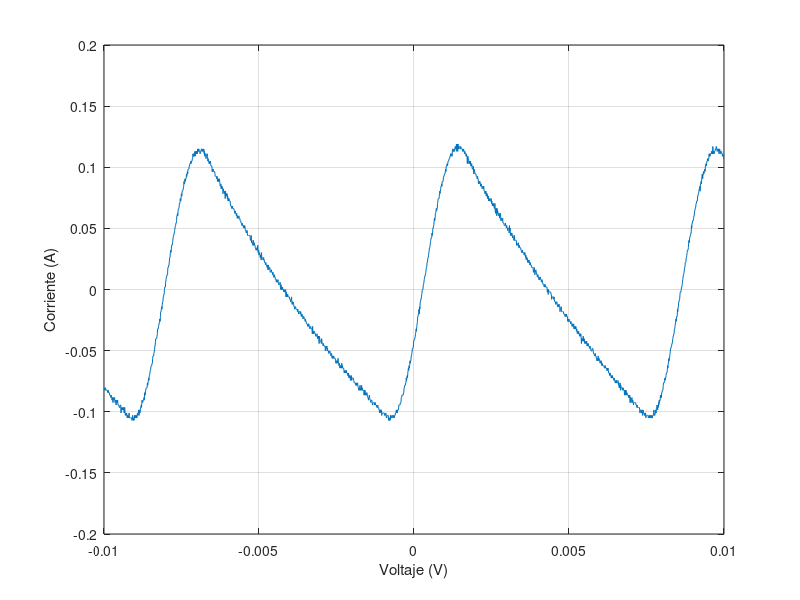

This figure's MATLAB source:
t=[-1.00E-02
-9.99E-03
-9.98E-03
-9.97E-03
-9.96E-03
-9.95E-03
-9.94E-03
-9.93E-03
-9.92E-03
-9.91E-03
-9.90E-03
-9.89E-03
-9.88E-03
-9.87E-03
-9.86E-03
-9.85E-03
-9.84E-03
-9.83E-03
-9.82E-03
-9.81E-03
-9.80E-03
-9.79E-03
-9.78E-03
-9.77E-03
-9.76E-03
-9.75E-03
-9.74E-03
-9.73E-03
-9.72E-03
-9.71E-03
-9.70E-03
-9.69E-03
-9.68E-03
-9.67E-03
-9.66E-03
-9.65E-03
-9.64E-03
-9.63E-03
-9.62E-03
-9.61E-03
-9.60E-03
-9.59E-03
-9.58E-03
-9.57E-03
-9.56E-03
-9.55E-03
-9.54E-03
-9.53E-03
-9.52E-03
-9.51E-03
-9.50E-03
-9.49E-03
-9.48E-03
-9.47E-03
-9.46E-03
-9.45E-03
-9.44E-03
-9.43E-03
-9.42E-03
-9.41E-03
-9.40E-03
-9.39E-03
-9.38E-03
-9.37E-03
-9.36E-03
-9.35E-03
-9.34E-03
-9.33E-03
-9.32E-03
-9.31E-03
-9.30E-03
-9.29E-03
-9.28E-03
-9.27E-03
-9.26E-03
-9.25E-03
-9.24E-03
-9.23E-03
-9.22E-03
-9.21E-03
-9.20E-03
-9.19E-03
-9.18E-03
-9.17E-03
-9.16E-03
-9.15E-03
-9.14E-03
-9.13E-03
-9.12E-03
-9.11E-03
-9.10E-03
-9.09E-03
-9.08E-03
-9.07E-03
-9.06E-03
-9.05E-03
-9.04E-03
-9.03E-03
-9.02E-03
-9.01E-03
-9.00E-03
-8.99E-03
-8.98E-03
-8.97E-03
-8.96E-03
-8.95E-03
-8.94E-03
-8.93E-03
-8.92E-03
-8.91E-03
-8.90E-03
-8.89E-03
-8.88E-03
-8.87E-03
-8.86E-03
-8.85E-03
-8.84E-03
-8.83E-03
-8.82E-03
-8.81E-03
-8.80E-03
-8.79E-03
-8.78E-03
-8.77E-03
-8.76E-03
-8.75E-03
-8.74E-03
-8.73E-03
-8.72E-03
-8.71E-03
-8.70E-03
-8.69E-03
-8.68E-03
-8.67E-03
-8.66E-03
-8.65E-03
-8.64E-03
-8.63E-03
-8.62E-03
-8.61E-03
-8.60E-03
-8.59E-03
-8.58E-03
-8.57E-03
-8.56E-03
-8.55E-03
-8.54E-03
-8.53E-03
-8.52E-03
-8.51E-03
-8.50E-03
-8.49E-03
-8.48E-03
-8.47E-03
-8.46E-03
-8.45E-03
-8.44E-03
-8.43E-03
-8.42E-03
-8.41E-03
-8.40E-03
-8.39E-03
-8.38E-03
-8.37E-03
-8.36E-03
-8.35E-03
-8.34E-03
-8.33E-03
-8.32E-03
-8.31E-03
-8.30E-03
-8.29E-03
-8.28E-03
-8.27E-03
-8.26E-03
-8.25E-03
-8.24E-03
-8.23E-03
-8.22E-03
-8.21E-03
-8.20E-03
-8.19E-03
-8.18E-03
-8.17E-03
-8.16E-03
-8.15E-03
-8.14E-03
-8.13E-03
-8.12E-03
-8.11E-03
-8.10E-03
-8.09E-03
-8.08E-03
-8.07E-03
-8.06E-03
-8.05E-03
-8.04E-03
-8.03E-03
-8.02E-03
-8.01E-03
-8.00E-03
-7.99E-03
-7.98E-03
-7.97E-03
-7.96E-03
-7.95E-03
-7.94E-03
-7.93E-03
-7.92E-03
-7.91E-03
-7.90E-03
-7.89E-03
-7.88E-03
-7.87E-03
-7.86E-03
-7.85E-03
-7.84E-03
-7.83E-03
-7.82E-03
-7.81E-03
-7.80E-03
-7.79E-03
-7.78E-03
-7.77E-03
-7.76E-03
-7.75E-03
-7.74E-03
-7.73E-03
-7.72E-03
-7.71E-03
-7.70E-03
-7.69E-03
-7.68E-03
-7.67E-03
-7.66E-03
-7.65E-03
-7.64E-03
-7.63E-03
-7.62E-03
-7.61E-03
-7.60E-03
-7.59E-03
-7.58E-03
-7.57E-03
-7.56E-03
-7.55E-03
-7.54E-03
-7.53E-03
-7.52E-03
-7.51E-03
-7.50E-03
-7.49E-03
-7.48E-03
-7.47E-03
-7.46E-03
-7.45E-03
-7.44E-03
-7.43E-03
-7.42E-03
-7.41E-03
-7.40E-03
-7.39E-03
-7.38E-03
-7.37E-03
-7.36E-03
-7.35E-03
-7.34E-03
-7.33E-03
-7.32E-03
-7.31E-03
-7.30E-03
-7.29E-03
-7.28E-03
-7.27E-03
-7.26E-03
-7.25E-03
-7.24E-03
-7.23E-03
-7.22E-03
-7.21E-03
-7.20E-03
-7.19E-03
-7.18E-03
-7.17E-03
-7.16E-03
-7.15E-03
-7.14E-03
-7.13E-03
-7.12E-03
-7.11E-03
-7.10E-03
-7.09E-03
-7.08E-03
-7.07E-03
-7.06E-03
-7.05E-03
-7.04E-03
-7.03E-03
-7.02E-03
-7.01E-03
-7.00E-03
-6.99E-03
-6.98E-03
-6.97E-03
-6.96E-03
-6.95E-03
-6.94E-03
-6.93E-03
-6.92E-03
-6.91E-03
-6.90E-03
-6.89E-03
-6.88E-03
-6.87E-03
-6.86E-03
-6.85E-03
-6.84E-03
-6.83E-03
-6.82E-03
-6.81E-03
-6.80E-03
-6.79E-03
-6.78E-03
-6.77E-03
-6.76E-03
-6.75E-03
-6.74E-03
-6.73E-03
-6.72E-03
-6.71E-03
-6.70E-03
-6.69E-03
-6.68E-03
-6.67E-03
-6.66E-03
-6.65E-03
-6.64E-03
-6.63E-03
-6.62E-03
-6.61E-03
-6.60E-03
-6.59E-03
-6.58E-03
-6.57E-03
-6.56E-03
-6.55E-03
-6.54E-03
-6.53E-03
-6.52E-03
-6.51E-03
-6.50E-03
-6.49E-03
-6.48E-03
-6.47E-03
-6.46E-03
-6.45E-03
-6.44E-03
-6.43E-03
-6.42E-03
-6.41E-03
-6.40E-03
-6.39E-03
-6.38E-03
-6.37E-03
-6.36E-03
-6.35E-03
-6.34E-03
-6.33E-03
-6.32E-03
-6.31E-03
-6.30E-03
-6.29E-03
-6.28E-03
-6.27E-03
-6.26E-03
-6.25E-03
-6.24E-03
-6.23E-03
-6.22E-03
-6.21E-03
-6.20E-03
-6.19E-03
-6.18E-03
-6.17E-03
-6.16E-03
-6.15E-03
-6.14E-03
-6.13E-03
-6.12E-03
-6.11E-03
-6.10E-03
-6.09E-03
-6.08E-03
-6.07E-03
-6.06E-03
-6.05E-03
-6.04E-03
-6.03E-03
-6.02E-03
-6.01E-03
-6.00E-03
-5.99E-03
-5.98E-03
-5.97E-03
-5.96E-03
-5.95E-03
-5.94E-03
-5.93E-03
-5.92E-03
-5.91E-03
-5.90E-03
-5.89E-03
-5.88E-03
-5.87E-03
-5.86E-03
-5.85E-03
-5.84E-03
-5.83E-03
-5.82E-03
-5.81E-03
-5.80E-03
-5.79E-03
-5.78E-03
-5.77E-03
-5.76E-03
-5.75E-03
-5.74E-03
-5.73E-03
-5.72E-03
-5.71E-03
-5.70E-03
-5.69E-03
-5.68E-03
-5.67E-03
-5.66E-03
-5.65E-03
-5.64E-03
-5.63E-03
-5.62E-03
-5.61E-03
-5.60E-03
-5.59E-03
-5.58E-03
-5.57E-03
-5.56E-03
-5.55E-03
-5.54E-03
-5.53E-03
-5.52E-03
-5.51E-03
-5.50E-03
-5.49E-03
-5.48E-03
-5.47E-03
-5.46E-03
-5.45E-03
-5.44E-03
-5.43E-03
-5.42E-03
-5.41E-03
-5.40E-03
-5.39E-03
-5.38E-03
-5.37E-03
-5.36E-03
-5.35E-03
-5.34E-03
-5.33E-03
-5.32E-03
-5.31E-03
-5.30E-03
-5.29E-03
-5.28E-03
-5.27E-03
-5.26E-03
-5.25E-03
-5.24E-03
-5.23E-03
-5.22E-03
-5.21E-03
-5.20E-03
-5.19E-03
-5.18E-03
-5.17E-03
-5.16E-03
-5.15E-03
-5.14E-03
-5.13E-03
-5.12E-03
-5.11E-03
-5.10E-03
-5.09E-03
-5.08E-03
-5.07E-03
-5.06E-03
-5.05E-03
-5.04E-03
-5.03E-03
-5.02E-03
-5.01E-03
-5.00E-03
-4.99E-03
-4.98E-03
-4.97E-03
-4.96E-03
-4.95E-03
-4.94E-03
-4.93E-03
-4.92E-03
-4.91E-03
-4.90E-03
-4.89E-03
-4.88E-03
-4.87E-03
-4.86E-03
-4.85E-03
-4.84E-03
-4.83E-03
-4.82E-03
-4.81E-03
-4.80E-03
-4.79E-03
-4.78E-03
-4.77E-03
-4.76E-03
-4.75E-03
-4.74E-03
-4.73E-03
-4.72E-03
-4.71E-03
-4.70E-03
-4.69E-03
-4.68E-03
-4.67E-03
-4.66E-03
-4.65E-03
-4.64E-03
-4.63E-03
-4.62E-03
-4.61E-03
-4.60E-03
-4.59E-03
-4.58E-03
-4.57E-03
-4.56E-03
-4.55E-03
-4.54E-03
-4.53E-03
-4.52E-03
-4.51E-03
-4.50E-03
-4.49E-03
-4.48E-03
-4.47E-03
-4.46E-03
-4.45E-03
-4.44E-03
-4.43E-03
-4.42E-03
-4.41E-03
-4.40E-03
-4.39E-03
-4.38E-03
-4.37E-03
-4.36E-03
-4.35E-03
-4.34E-03
-4.33E-03
-4.32E-03
-4.31E-03
-4.30E-03
-4.29E-03
-4.28E-03
-4.27E-03
-4.26E-03
-4.25E-03
-4.24E-03
-4.23E-03
-4.22E-03
-4.21E-03
-4.20E-03
-4.19E-03
-4.18E-03
-4.17E-03
-4.16E-03
-4.15E-03
-4.14E-03
-4.13E-03
-4.12E-03
-4.11E-03
-4.10E-03
-4.09E-03
-4.08E-03
-4.07E-03
-4.06E-03
-4.05E-03
-4.04E-03
-4.03E-03
-4.02E-03
-4.01E-03
-4.00E-03
-3.99E-03
-3.98E-03
-3.97E-03
-3.96E-03
-3.95E-03
-3.94E-03
-3.93E-03
-3.92E-03
-3.91E-03
-3.90E-03
-3.89E-03
-3.88E-03
-3.87E-03
-3.86E-03
-3.85E-03
-3.84E-03
-3.83E-03
-3.82E-03
-3.81E-03
-3.80E-03
-3.79E-03
-3.78E-03
-3.77E-03
-3.76E-03
-3.75E-03
-3.74E-03
-3.73E-03
-3.72E-03
-3.71E-03
-3.70E-03
-3.69E-03
-3.68E-03
-3.67E-03
-3.66E-03
-3.65E-03
-3.64E-03
-3.63E-03
-3.62E-03
-3.61E-03
-3.60E-03
-3.59E-03
-3.58E-03
-3.57E-03
-3.56E-03
-3.55E-03
-3.54E-03
-3.53E-03
-3.52E-03
-3.51E-03
-3.50E-03
-3.49E-03
-3.48E-03
-3.47E-03
-3.46E-03
-3.45E-03
-3.44E-03
-3.43E-03
-3.42E-03
-3.41E-03
-3.40E-03
-3.39E-03
-3.38E-03
-3.37E-03
-3.36E-03
-3.35E-03
-3.34E-03
-3.33E-03
-3.32E-03
-3.31E-03
-3.30E-03
-3.29E-03
-3.28E-03
-3.27E-03
-3.26E-03
-3.25E-03
-3.24E-03
-3.23E-03
-3.22E-03
-3.21E-03
-3.20E-03
-3.19E-03
-3.18E-03
-3.17E-03
-3.16E-03
-3.15E-03
-3.14E-03
-3.13E-03
-3.12E-03
-3.11E-03
-3.10E-03
-3.09E-03
-3.08E-03
-3.07E-03
-3.06E-03
-3.05E-03
-3.04E-03
-3.03E-03
-3.02E-03
-3.01E-03
-3.00E-03
-2.99E-03
-2.98E-03
-2.97E-03
-2.96E-03
-2.95E-03
-2.94E-03
-2.93E-03
-2.92E-03
-2.91E-03
-2.90E-03
-2.89E-03
-2.88E-03
-2.87E-03
-2.86E-03
-2.85E-03
-2.84E-03
-2.83E-03
-2.82E-03
-2.81E-03
-2.80E-03
-2.79E-03
-2.78E-03
-2.77E-03
-2.76E-03
-2.75E-03
-2.74E-03
-2.73E-03
-2.72E-03
-2.71E-03
-2.70E-03
-2.69E-03
-2.68E-03
-2.67E-03
-2.66E-03
-2.65E-03
-2.64E-03
-2.63E-03
-2.62E-03
-2.61E-03
-2.60E-03
-2.59E-03
-2.58E-03
-2.57E-03
-2.56E-03
-2.55E-03
-2.54E-03
-2.53E-03
-2.52E-03
-2.51E-03
-2.50E-03
-2.49E-03
-2.48E-03
-2.47E-03
-2.46E-03
-2.45E-03
-2.44E-03
-2.43E-03
-2.42E-03
-2.41E-03
-2.40E-03
-2.39E-03
-2.38E-03
-2.37E-03
-2.36E-03
-2.35E-03
-2.34E-03
-2.33E-03
-2.32E-03
-2.31E-03
-2.30E-03
-2.29E-03
-2.28E-03
-2.27E-03
-2.26E-03
-2.25E-03
-2.24E-03
-2.23E-03
-2.22E-03
-2.21E-03
-2.20E-03
-2.19E-03
-2.18E-03
-2.17E-03
-2.16E-03
-2.15E-03
-2.14E-03
-2.13E-03
-2.12E-03
-2.11E-03
-2.10E-03
-2.09E-03
-2.08E-03
-2.07E-03
-2.06E-03
-2.05E-03
-2.04E-03
-2.03E-03
-2.02E-03
-2.01E-03
-2.00E-03
-1.99E-03
-1.98E-03
-1.97E-03
-1.96E-03
-1.95E-03
-1.94E-03
-1.93E-03
-1.92E-03
-1.91E-03
-1.90E-03
-1.89E-03
-1.88E-03
-1.87E-03
-1.86E-03
-1.85E-03
-1.84E-03
-1.83E-03
-1.82E-03
-1.81E-03
-1.80E-03
-1.79E-03
-1.78E-03
-1.77E-03
-1.76E-03
-1.75E-03
-1.74E-03
-1.73E-03
-1.72E-03
-1.71E-03
-1.70E-03
-1.69E-03
-1.68E-03
-1.67E-03
-1.66E-03
-1.65E-03
-1.64E-03
-1.63E-03
-1.62E-03
-1.61E-03
-1.60E-03
-1.59E-03
-1.58E-03
-1.57E-03
-1.56E-03
-1.55E-03
-1.54E-03
-1.53E-03
-1.52E-03
-1.51E-03
-1.50E-03
-1.49E-03
-1.48E-03
-1.47E-03
-1.46E-03
-1.45E-03
-1.44E-03
-1.43E-03
-1.42E-03
-1.41E-03
-1.40E-03
-1.39E-03
-1.38E-03
-1.37E-03
-1.36E-03
-1.35E-03
-1.34E-03
-1.33E-03
-1.32E-03
-1.31E-03
-1.30E-03
-1.29E-03
-1.28E-03
-1.27E-03
-1.26E-03
-1.25E-03
-1.24E-03
-1.23E-03
-1.22E-03
-1.21E-03
-1.20E-03
-1.19E-03
-1.18E-03
-1.17E-03
-1.16E-03
-1.15E-03
-1.14E-03
-1.13E-03
-1.12E-03
-1.11E-03
-1.10E-03
-1.09E-03
-1.08E-03
-1.07E-03
-1.06E-03
-1.05E-03
-1.04E-03
-1.03E-03
-1.02E-03
-1.01E-03
-1.00E-03
-9.90E-04
-9.80E-04
-9.70E-04
-9.60E-04
-9.50E-04
-9.40E-04
-9.30E-04
-9.20E-04
-9.10E-04
-9.00E-04
-8.90E-04
-8.80E-04
-8.70E-04
-8.60E-04
-8.50E-04
-8.40E-04
-8.30E-04
-8.20E-04
-8.10E-04
-8.00E-04
-7.90E-04
-7.80E-04
-7.70E-04
-7.60E-04
-7.50E-04
-7.40E-04
-7.30E-04
-7.20E-04
-7.10E-04
-7.00E-04
-6.90E-04
-6.80E-04
-6.70E-04
-6.60E-04
-6.50E-04
-6.40E-04
-6.30E-04
-6.20E-04
-6.10E-04
-6.00E-04
-5.90E-04
-5.80E-04
-5.70E-04
-5.60E-04
-5.50E-04
-5.40E-04
-5.30E-04
-5.20E-04
-5.10E-04
-5.00E-04
-4.90E-04
-4.80E-04
-4.70E-04
-4.60E-04
-4.50E-04
-4.40E-04
-4.30E-04
-4.20E-04
-4.10E-04
-4.00E-04
-3.90E-04
-3.80E-04
-3.70E-04
-3.60E-04
-3.50E-04
-3.40E-04
-3.30E-04
-3.20E-04
-3.10E-04
-3.00E-04
-2.90E-04
-2.80E-04
-2.70E-04
-2.60E-04
-2.50E-04
-2.40E-04
-2.30E-04
-2.20E-04
-2.10E-04
-2.00E-04
-1.90E-04
-1.80E-04
-1.70E-04
-1.60E-04
-1.50E-04
-1.40E-04
-1.30E-04
-1.20E-04
-1.10E-04
-1.00E-04
-9.00E-05
-8.00E-05
-7.00E-05
-6.00E-05
-5.00E-05
-4.00E-05
-3.00E-05
-2.00E-05
-1.00E-05
0.00E+00
1.00E-05
2.00E-05
3.00E-05
4.00E-05
5.00E-05
6.00E-05
7.00E-05
8.00E-05
9.00E-05
1.00E-04
1.10E-04
1.20E-04
1.30E-04
1.40E-04
1.50E-04
1.60E-04
1.70E-04
1.80E-04
1.90E-04
2.00E-04
2.10E-04
2.20E-04
2.30E-04
2.40E-04
2.50E-04
2.60E-04
2.70E-04
2.80E-04
2.90E-04
3.00E-04
3.10E-04
3.20E-04
3.30E-04
3.40E-04
3.50E-04
3.60E-04
3.70E-04
3.80E-04
3.90E-04
4.00E-04
4.10E-04
4.20E-04
4.30E-04
4.40E-04
4.50E-04
4.60E-04
4.70E-04
4.80E-04
4.90E-04
5.00E-04
5.10E-04
5.20E-04
5.30E-04
5.40E-04
5.50E-04
5.60E-04
5.70E-04
5.80E-04
5.90E-04
6.00E-04
6.10E-04
6.20E-04
6.30E-04
6.40E-04
6.50E-04
6.60E-04
6.70E-04
6.80E-04
6.90E-04
7.00E-04
7.10E-04
7.20E-04
7.30E-04
7.40E-04
7.50E-04
7.60E-04
7.70E-04
7.80E-04
7.90E-04
8.00E-04
8.10E-04
8.20E-04
8.30E-04
8.40E-04
8.50E-04
8.60E-04
8.70E-04
8.80E-04
8.90E-04
9.00E-04
9.10E-04
9.20E-04
9.30E-04
9.40E-04
9.50E-04
9.60E-04
9.70E-04
9.80E-04
9.90E-04
1.00E-03
1.01E-03
1.02E-03
1.03E-03
1.04E-03
1.05E-03
1.06E-03
1.07E-03
1.08E-03
1.09E-03
1.10E-03
1.11E-03
1.12E-03
1.13E-03
1.14E-03
1.15E-03
1.16E-03
1.17E-03
1.18E-03
1.19E-03
1.20E-03
1.21E-03
1.22E-03
1.23E-03
1.24E-03
1.25E-03
1.26E-03
1.27E-03
1.28E-03
1.29E-03
1.30E-03
1.31E-03
1.32E-03
1.33E-03
1.34E-03
1.35E-03
1.36E-03
1.37E-03
1.38E-03
1.39E-03
1.40E-03
1.41E-03
1.42E-03
1.43E-03
1.44E-03
1.45E-03
1.46E-03
1.47E-03
1.48E-03
1.49E-03
1.50E-03
1.51E-03
1.52E-03
1.53E-03
1.54E-03
1.55E-03
1.56E-03
1.57E-03
1.58E-03
1.59E-03
1.60E-03
1.61E-03
1.62E-03
1.63E-03
1.64E-03
1.65E-03
1.66E-03
1.67E-03
1.68E-03
1.69E-03
1.70E-03
1.71E-03
1.72E-03
1.73E-03
1.74E-03
1.75E-03
1.76E-03
1.77E-03
1.78E-03
1.79E-03
1.80E-03
1.81E-03
1.82E-03
1.83E-03
1.84E-03
1.85E-03
1.86E-03
1.87E-03
1.88E-03
1.89E-03
1.90E-03
1.91E-03
1.92E-03
1.93E-03
1.94E-03
1.95E-03
1.96E-03
1.97E-03
1.98E-03
1.99E-03
2.00E-03
2.01E-03
2.02E-03
2.03E-03
2.04E-03
2.05E-03
2.06E-03
2.07E-03
2.08E-03
2.09E-03
2.10E-03
2.11E-03
2.12E-03
2.13E-03
2.14E-03
2.15E-03
2.16E-03
2.17E-03
2.18E-03
2.19E-03
2.20E-03
2.21E-03
2.22E-03
2.23E-03
2.24E-03
2.25E-03
2.26E-03
2.27E-03
2.28E-03
2.29E-03
2.30E-03
2.31E-03
2.32E-03
2.33E-03
2.34E-03
2.35E-03
2.36E-03
2.37E-03
2.38E-03
2.39E-03
2.40E-03
2.41E-03
2.42E-03
2.43E-03
2.44E-03
2.45E-03
2.46E-03
2.47E-03
2.48E-03
2.49E-03
2.50E-03
2.51E-03
2.52E-03
2.53E-03
2.54E-03
2.55E-03
2.56E-03
2.57E-03
2.58E-03
2.59E-03
2.60E-03
2.61E-03
2.62E-03
2.63E-03
2.64E-03
2.65E-03
2.66E-03
2.67E-03
2.68E-03
2.69E-03
2.70E-03
2.71E-03
2.72E-03
2.73E-03
2.74E-03
2.75E-03
2.76E-03
2.77E-03
2.78E-03
2.79E-03
2.80E-03
2.81E-03
2.82E-03
2.83E-03
2.84E-03
2.85E-03
2.86E-03
2.87E-03
2.88E-03
2.89E-03
2.90E-03
2.91E-03
2.92E-03
2.93E-03
2.94E-03
2.95E-03
2.96E-03
2.97E-03
2.98E-03
2.99E-03
3.00E-03
3.01E-03
3.02E-03
3.03E-03
3.04E-03
3.05E-03
3.06E-03
3.07E-03
3.08E-03
3.09E-03
3.10E-03
3.11E-03
3.12E-03
3.13E-03
3.14E-03
3.15E-03
3.16E-03
3.17E-03
3.18E-03
3.19E-03
3.20E-03
3.21E-03
3.22E-03
3.23E-03
3.24E-03
3.25E-03
3.26E-03
3.27E-03
3.28E-03
3.29E-03
3.30E-03
3.31E-03
3.32E-03
3.33E-03
3.34E-03
3.35E-03
3.36E-03
3.37E-03
3.38E-03
3.39E-03
3.40E-03
3.41E-03
3.42E-03
3.43E-03
3.44E-03
3.45E-03
3.46E-03
3.47E-03
3.48E-03
3.49E-03
3.50E-03
3.51E-03
3.52E-03
3.53E-03
3.54E-03
3.55E-03
3.56E-03
3.57E-03
3.58E-03
3.59E-03
3.60E-03
3.61E-03
3.62E-03
3.63E-03
3.64E-03
3.65E-03
3.66E-03
3.67E-03
3.68E-03
3.69E-03
3.70E-03
3.71E-03
3.72E-03
3.73E-03
3.74E-03
3.75E-03
3.76E-03
3.77E-03
3.78E-03
3.79E-03
3.80E-03
3.81E-03
3.82E-03
3.83E-03
3.84E-03
3.85E-03
3.86E-03
3.87E-03
3.88E-03
3.89E-03
3.90E-03
3.91E-03
3.92E-03
3.93E-03
3.94E-03
3.95E-03
3.96E-03
3.97E-03
3.98E-03
3.99E-03
4.00E-03
4.01E-03
4.02E-03
4.03E-03
4.04E-03
4.05E-03
4.06E-03
4.07E-03
4.08E-03
4.09E-03
4.10E-03
4.11E-03
4.12E-03
4.13E-03
4.14E-03
4.15E-03
4.16E-03
4.17E-03
4.18E-03
4.19E-03
4.20E-03
4.21E-03
4.22E-03
4.23E-03
4.24E-03
4.25E-03
4.26E-03
4.27E-03
4.28E-03
4.29E-03
4.30E-03
4.31E-03
4.32E-03
4.33E-03
4.34E-03
4.35E-03
4.36E-03
4.37E-03
4.38E-03
4.39E-03
4.40E-03
4.41E-03
4.42E-03
4.43E-03
4.44E-03
4.45E-03
4.46E-03
4.47E-03
4.48E-03
4.49E-03
4.50E-03
4.51E-03
4.52E-03
4.53E-03
4.54E-03
4.55E-03
4.56E-03
4.57E-03
4.58E-03
4.59E-03
4.60E-03
4.61E-03
4.62E-03
4.63E-03
4.64E-03
4.65E-03
4.66E-03
4.67E-03
4.68E-03
4.69E-03
4.70E-03
4.71E-03
4.72E-03
4.73E-03
4.74E-03
4.75E-03
4.76E-03
4.77E-03
4.78E-03
4.79E-03
4.80E-03
4.81E-03
4.82E-03
4.83E-03
4.84E-03
4.85E-03
4.86E-03
4.87E-03
4.88E-03
4.89E-03
4.90E-03
4.91E-03
4.92E-03
4.93E-03
4.94E-03
4.95E-03
4.96E-03
4.97E-03
4.98E-03
4.99E-03
5.00E-03
5.01E-03
5.02E-03
5.03E-03
5.04E-03
5.05E-03
5.06E-03
5.07E-03
5.08E-03
5.09E-03
5.10E-03
5.11E-03
5.12E-03
5.13E-03
5.14E-03
5.15E-03
5.16E-03
5.17E-03
5.18E-03
5.19E-03
5.20E-03
5.21E-03
5.22E-03
5.23E-03
5.24E-03
5.25E-03
5.26E-03
5.27E-03
5.28E-03
5.29E-03
5.30E-03
5.31E-03
5.32E-03
5.33E-03
5.34E-03
5.35E-03
5.36E-03
5.37E-03
5.38E-03
5.39E-03
5.40E-03
5.41E-03
5.42E-03
5.43E-03
5.44E-03
5.45E-03
5.46E-03
5.47E-03
5.48E-03
5.49E-03
5.50E-03
5.51E-03
5.52E-03
5.53E-03
5.54E-03
5.55E-03
5.56E-03
5.57E-03
5.58E-03
5.59E-03
5.60E-03
5.61E-03
5.62E-03
5.63E-03
5.64E-03
5.65E-03
5.66E-03
5.67E-03
5.68E-03
5.69E-03
5.70E-03
5.71E-03
5.72E-03
5.73E-03
5.74E-03
5.75E-03
5.76E-03
5.77E-03
5.78E-03
5.79E-03
5.80E-03
5.81E-03
5.82E-03
5.83E-03
5.84E-03
5.85E-03
5.86E-03
5.87E-03
5.88E-03
5.89E-03
5.90E-03
5.91E-03
5.92E-03
5.93E-03
5.94E-03
5.95E-03
5.96E-03
5.97E-03
5.98E-03
5.99E-03
6.00E-03
6.01E-03
6.02E-03
6.03E-03
6.04E-03
6.05E-03
6.06E-03
6.07E-03
6.08E-03
6.09E-03
6.10E-03
6.11E-03
6.12E-03
6.13E-03
6.14E-03
6.15E-03
6.16E-03
6.17E-03
6.18E-03
6.19E-03
6.20E-03
6.21E-03
6.22E-03
6.23E-03
6.24E-03
6.25E-03
6.26E-03
6.27E-03
6.28E-03
6.29E-03
6.30E-03
6.31E-03
6.32E-03
6.33E-03
6.34E-03
6.35E-03
6.36E-03
6.37E-03
6.38E-03
6.39E-03
6.40E-03
6.41E-03
6.42E-03
6.43E-03
6.44E-03
6.45E-03
6.46E-03
6.47E-03
6.48E-03
6.49E-03
6.50E-03
6.51E-03
6.52E-03
6.53E-03
6.54E-03
6.55E-03
6.56E-03
6.57E-03
6.58E-03
6.59E-03
6.60E-03
6.61E-03
6.62E-03
6.63E-03
6.64E-03
6.65E-03
6.66E-03
6.67E-03
6.68E-03
6.69E-03
6.70E-03
6.71E-03
6.72E-03
6.73E-03
6.74E-03
6.75E-03
6.76E-03
6.77E-03
6.78E-03
6.79E-03
6.80E-03
6.81E-03
6.82E-03
6.83E-03
6.84E-03
6.85E-03
6.86E-03
6.87E-03
6.88E-03
6.89E-03
6.90E-03
6.91E-03
6.92E-03
6.93E-03
6.94E-03
6.95E-03
6.96E-03
6.97E-03
6.98E-03
6.99E-03
7.00E-03
7.01E-03
7.02E-03
7.03E-03
7.04E-03
7.05E-03
7.06E-03
7.07E-03
7.08E-03
7.09E-03
7.10E-03
7.11E-03
7.12E-03
7.13E-03
7.14E-03
7.15E-03
7.16E-03
7.17E-03
7.18E-03
7.19E-03
7.20E-03
7.21E-03
7.22E-03
7.23E-03
7.24E-03
7.25E-03
7.26E-03
7.27E-03
7.28E-03
7.29E-03
7.30E-03
7.31E-03
7.32E-03
7.33E-03
7.34E-03
7.35E-03
7.36E-03
7.37E-03
7.38E-03
7.39E-03
7.40E-03
7.41E-03
7.42E-03
7.43E-03
7.44E-03
7.45E-03
7.46E-03
7.47E-03
7.48E-03
7.49E-03
7.50E-03
7.51E-03
7.52E-03
7.53E-03
7.54E-03
7.55E-03
7.56E-03
7.57E-03
7.58E-03
7.59E-03
7.60E-03
7.61E-03
7.62E-03
7.63E-03
7.64E-03
7.65E-03
7.66E-03
7.67E-03
7.68E-03
7.69E-03
7.70E-03
7.71E-03
7.72E-03
7.73E-03
7.74E-03
7.75E-03
7.76E-03
7.77E-03
7.78E-03
7.79E-03
7.80E-03
7.81E-03
7.82E-03
7.83E-03
7.84E-03
7.85E-03
7.86E-03
7.87E-03
7.88E-03
7.89E-03
7.90E-03
7.91E-03
7.92E-03
7.93E-03
7.94E-03
7.95E-03
7.96E-03
7.97E-03
7.98E-03
7.99E-03
8.00E-03
8.01E-03
8.02E-03
8.03E-03
8.04E-03
8.05E-03
8.06E-03
8.07E-03
8.08E-03
8.09E-03
8.10E-03
8.11E-03
8.12E-03
8.13E-03
8.14E-03
8.15E-03
8.16E-03
8.17E-03
8.18E-03
8.19E-03
8.20E-03
8.21E-03
8.22E-03
8.23E-03
8.24E-03
8.25E-03
8.26E-03
8.27E-03
8.28E-03
8.29E-03
8.30E-03
8.31E-03
8.32E-03
8.33E-03
8.34E-03
8.35E-03
8.36E-03
8.37E-03
8.38E-03
8.39E-03
8.40E-03
8.41E-03
8.42E-03
8.43E-03
8.44E-03
8.45E-03
8.46E-03
8.47E-03
8.48E-03
8.49E-03
8.50E-03
8.51E-03
8.52E-03
8.53E-03
8.54E-03
8.55E-03
8.56E-03
8.57E-03
8.58E-03
8.59E-03
8.60E-03
8.61E-03
8.62E-03
8.63E-03
8.64E-03
8.65E-03
8.66E-03
8.67E-03
8.68E-03
8.69E-03
8.70E-03
8.71E-03
8.72E-03
8.73E-03
8.74E-03
8.75E-03
8.76E-03
8.77E-03
8.78E-03
8.79E-03
8.80E-03
8.81E-03
8.82E-03
8.83E-03
8.84E-03
8.85E-03
8.86E-03
8.87E-03
8.88E-03
8.89E-03
8.90E-03
8.91E-03
8.92E-03
8.93E-03
8.94E-03
8.95E-03
8.96E-03
8.97E-03
8.98E-03
8.99E-03
9.00E-03
9.01E-03
9.02E-03
9.03E-03
9.04E-03
9.05E-03
9.06E-03
9.07E-03
9.08E-03
9.09E-03
9.10E-03
9.11E-03
9.12E-03
9.13E-03
9.14E-03
9.15E-03
9.16E-03
9.17E-03
9.18E-03
9.19E-03
9.20E-03
9.21E-03
9.22E-03
9.23E-03
9.24E-03
9.25E-03
9.26E-03
9.27E-03
9.28E-03
9.29E-03
9.30E-03
9.31E-03
9.32E-03
9.33E-03
9.34E-03
9.35E-03
9.36E-03
9.37E-03
9.38E-03
9.39E-03
9.40E-03
9.41E-03
9.42E-03
9.43E-03
9.44E-03
9.45E-03
9.46E-03
9.47E-03
9.48E-03
9.49E-03
9.50E-03
9.51E-03
9.52E-03
9.53E-03
9.54E-03
9.55E-03
9.56E-03
9.57E-03
9.58E-03
9.59E-03
9.60E-03
9.61E-03
9.62E-03
9.63E-03
9.64E-03
9.65E-03
9.66E-03
9.67E-03
9.68E-03
9.69E-03
9.70E-03
9.71E-03
9.72E-03
9.73E-03
9.74E-03
9.75E-03
9.76E-03
9.77E-03
9.78E-03
9.79E-03
9.80E-03
9.81E-03
9.82E-03
9.83E-03
9.84E-03
9.85E-03
9.86E-03
9.87E-03
9.88E-03
9.89E-03
9.90E-03
9.91E-03
9.92E-03
9.93E-03
9.94E-03
9.95E-03
9.96E-03
9.97E-03
9.98E-03
9.99E-03];
x=[-8.04E-02
-8.04E-02
-8.24E-02
-8.24E-02
-8.04E-02
-8.04E-02
-8.24E-02
-8.24E-02
-8.24E-02
-8.24E-02
-8.24E-02
-8.24E-02
-8.44E-02
-8.44E-02
-8.24E-02
-8.44E-02
-8.44E-02
-8.44E-02
-8.64E-02
-8.64E-02
-8.64E-02
-8.64E-02
-8.84E-02
-8.64E-02
-8.84E-02
-8.84E-02
-9.05E-02
-8.84E-02
-8.84E-02
-9.25E-02
-8.84E-02
-9.05E-02
-9.05E-02
-8.84E-02
-8.84E-02
-9.05E-02
-9.25E-02
-9.05E-02
-9.25E-02
-9.45E-02
-9.25E-02
-9.05E-02
-9.25E-02
-9.25E-02
-9.05E-02
-9.45E-02
-9.45E-02
-9.45E-02
-9.45E-02
-9.65E-02
-9.65E-02
-9.65E-02
-9.45E-02
-9.45E-02
-9.45E-02
-1.01E-01
-9.65E-02
-9.85E-02
-9.85E-02
-9.85E-02
-9.65E-02
-9.85E-02
-9.85E-02
-9.65E-02
-9.85E-02
-1.01E-01
-9.65E-02
-9.65E-02
-1.01E-01
-1.03E-01
-1.01E-01
-1.01E-01
-1.03E-01
-1.01E-01
-1.03E-01
-1.05E-01
-1.03E-01
-1.05E-01
-1.03E-01
-1.05E-01
-1.03E-01
-1.01E-01
-1.05E-01
-1.05E-01
-1.05E-01
-1.05E-01
-1.05E-01
-1.05E-01
-1.05E-01
-1.05E-01
-1.07E-01
-1.07E-01
-1.03E-01
-1.05E-01
-1.05E-01
-1.07E-01
-1.05E-01
-1.07E-01
-1.03E-01
-1.05E-01
-1.03E-01
-1.05E-01
-1.03E-01
-1.05E-01
-1.05E-01
-1.03E-01
-1.05E-01
-1.03E-01
-1.01E-01
-1.03E-01
-1.01E-01
-1.01E-01
-9.85E-02
-1.03E-01
-1.01E-01
-9.85E-02
-1.01E-01
-9.85E-02
-9.65E-02
-9.65E-02
-9.45E-02
-9.65E-02
-9.25E-02
-9.05E-02
-9.25E-02
-9.25E-02
-9.05E-02
-9.05E-02
-9.05E-02
-8.84E-02
-9.05E-02
-8.44E-02
-8.64E-02
-8.64E-02
-8.24E-02
-8.24E-02
-8.04E-02
-8.04E-02
-8.04E-02
-8.04E-02
-7.64E-02
-7.84E-02
-7.64E-02
-7.44E-02
-7.24E-02
-7.44E-02
-7.04E-02
-7.04E-02
-6.83E-02
-6.63E-02
-6.63E-02
-6.43E-02
-6.23E-02
-6.23E-02
-6.23E-02
-6.03E-02
-6.03E-02
-5.63E-02
-5.43E-02
-5.43E-02
-5.43E-02
-5.23E-02
-5.03E-02
-5.03E-02
-4.62E-02
-4.62E-02
-4.22E-02
-4.02E-02
-4.02E-02
-4.02E-02
-4.02E-02
-3.82E-02
-3.62E-02
-3.22E-02
-3.22E-02
-3.22E-02
-3.02E-02
-2.81E-02
-2.81E-02
-2.61E-02
-2.41E-02
-2.61E-02
-2.21E-02
-1.81E-02
-1.81E-02
-1.61E-02
-1.41E-02
-1.61E-02
-1.21E-02
-1.01E-02
-1.01E-02
-6.03E-03
-6.03E-03
-4.02E-03
-4.02E-03
0.00E+00
2.01E-03
2.01E-03
2.01E-03
6.03E-03
8.04E-03
1.01E-02
1.01E-02
1.21E-02
1.21E-02
1.21E-02
1.81E-02
1.81E-02
1.81E-02
2.01E-02
2.01E-02
2.41E-02
2.61E-02
2.61E-02
3.02E-02
3.22E-02
3.02E-02
3.22E-02
3.62E-02
3.62E-02
3.62E-02
3.82E-02
4.02E-02
4.22E-02
4.42E-02
4.42E-02
4.62E-02
4.62E-02
4.82E-02
5.03E-02
5.23E-02
5.23E-02
5.43E-02
5.43E-02
5.63E-02
6.03E-02
6.03E-02
6.23E-02
6.03E-02
6.43E-02
6.63E-02
6.63E-02
6.63E-02
7.04E-02
7.04E-02
7.04E-02
7.44E-02
7.24E-02
7.24E-02
7.64E-02
7.84E-02
7.64E-02
8.04E-02
8.04E-02
8.04E-02
8.24E-02
8.24E-02
8.44E-02
8.84E-02
8.64E-02
8.64E-02
9.05E-02
8.84E-02
9.05E-02
9.05E-02
9.05E-02
9.45E-02
9.25E-02
9.45E-02
9.65E-02
9.45E-02
9.85E-02
9.85E-02
9.85E-02
9.85E-02
1.01E-01
1.01E-01
1.03E-01
1.03E-01
1.03E-01
1.05E-01
1.03E-01
1.05E-01
1.05E-01
1.05E-01
1.07E-01
1.07E-01
1.11E-01
1.09E-01
1.11E-01
1.09E-01
1.09E-01
1.11E-01
1.13E-01
1.09E-01
1.11E-01
1.13E-01
1.11E-01
1.13E-01
1.11E-01
1.13E-01
1.11E-01
1.15E-01
1.13E-01
1.15E-01
1.13E-01
1.15E-01
1.13E-01
1.13E-01
1.13E-01
1.11E-01
1.13E-01
1.13E-01
1.13E-01
1.15E-01
1.15E-01
1.13E-01
1.15E-01
1.13E-01
1.13E-01
1.13E-01
1.13E-01
1.15E-01
1.11E-01
1.13E-01
1.09E-01
1.11E-01
1.11E-01
1.11E-01
1.07E-01
1.09E-01
1.09E-01
1.11E-01
1.11E-01
1.09E-01
1.05E-01
1.07E-01
1.05E-01
1.05E-01
1.03E-01
1.05E-01
1.03E-01
1.03E-01
1.05E-01
1.03E-01
1.01E-01
1.01E-01
1.01E-01
1.01E-01
9.65E-02
9.85E-02
9.65E-02
9.85E-02
9.65E-02
9.65E-02
9.65E-02
9.65E-02
9.65E-02
9.45E-02
9.25E-02
9.25E-02
9.25E-02
9.25E-02
9.25E-02
9.05E-02
9.25E-02
8.84E-02
9.05E-02
9.05E-02
8.84E-02
9.05E-02
8.84E-02
9.05E-02
8.84E-02
8.64E-02
8.44E-02
8.44E-02
8.64E-02
8.24E-02
8.44E-02
8.24E-02
8.44E-02
8.24E-02
8.24E-02
7.84E-02
8.24E-02
8.04E-02
8.04E-02
8.04E-02
7.84E-02
8.04E-02
7.44E-02
8.04E-02
7.64E-02
7.84E-02
7.84E-02
7.64E-02
7.84E-02
7.44E-02
7.64E-02
7.24E-02
7.44E-02
7.24E-02
7.44E-02
7.24E-02
7.24E-02
7.24E-02
7.24E-02
6.83E-02
6.83E-02
6.83E-02
6.83E-02
6.63E-02
6.63E-02
6.83E-02
6.63E-02
6.63E-02
6.63E-02
6.63E-02
6.63E-02
6.43E-02
6.43E-02
6.23E-02
6.43E-02
6.23E-02
6.23E-02
6.23E-02
6.03E-02
6.23E-02
6.03E-02
5.83E-02
6.03E-02
5.83E-02
5.83E-02
5.83E-02
6.03E-02
5.83E-02
5.83E-02
5.83E-02
5.63E-02
5.63E-02
5.63E-02
5.43E-02
5.43E-02
5.43E-02
5.23E-02
5.43E-02
5.23E-02
5.23E-02
5.23E-02
5.03E-02
5.23E-02
5.03E-02
5.03E-02
5.23E-02
5.03E-02
4.82E-02
4.82E-02
4.82E-02
4.62E-02
4.82E-02
4.82E-02
4.82E-02
4.42E-02
4.42E-02
4.42E-02
4.42E-02
4.42E-02
4.42E-02
4.42E-02
4.42E-02
4.42E-02
4.02E-02
4.02E-02
4.22E-02
4.42E-02
3.82E-02
4.02E-02
3.82E-02
3.82E-02
3.62E-02
3.62E-02
4.02E-02
3.62E-02
3.62E-02
3.82E-02
3.62E-02
3.62E-02
3.42E-02
3.42E-02
3.22E-02
3.22E-02
3.22E-02
3.42E-02
3.42E-02
3.22E-02
3.62E-02
3.02E-02
3.02E-02
3.22E-02
2.81E-02
3.02E-02
3.02E-02
2.81E-02
2.61E-02
2.81E-02
2.81E-02
2.41E-02
3.02E-02
2.61E-02
2.61E-02
2.61E-02
2.61E-02
2.41E-02
2.41E-02
2.61E-02
2.41E-02
2.41E-02
2.21E-02
2.21E-02
2.21E-02
2.01E-02
2.21E-02
2.01E-02
2.01E-02
2.01E-02
1.81E-02
2.01E-02
1.81E-02
1.61E-02
2.01E-02
1.81E-02
1.61E-02
1.81E-02
1.81E-02
1.81E-02
1.41E-02
1.41E-02
1.41E-02
1.61E-02
1.61E-02
1.41E-02
1.41E-02
1.41E-02
1.21E-02
1.41E-02
1.21E-02
1.01E-02
1.01E-02
1.01E-02
1.21E-02
1.01E-02
1.01E-02
8.04E-03
8.04E-03
8.04E-03
6.03E-03
8.04E-03
8.04E-03
6.03E-03
6.03E-03
8.04E-03
6.03E-03
4.02E-03
4.02E-03
4.02E-03
4.02E-03
4.02E-03
6.03E-03
2.01E-03
0.00E+00
4.02E-03
2.01E-03
0.00E+00
2.01E-03
0.00E+00
2.01E-03
0.00E+00
0.00E+00
0.00E+00
-2.01E-03
0.00E+00
-2.01E-03
-2.01E-03
-2.01E-03
-2.01E-03
0.00E+00
-6.03E-03
-2.01E-03
-6.03E-03
-4.02E-03
-6.03E-03
-4.02E-03
-4.02E-03
-6.03E-03
-6.03E-03
-6.03E-03
-6.03E-03
-6.03E-03
-8.04E-03
-8.04E-03
-8.04E-03
-1.01E-02
-1.01E-02
-8.04E-03
-6.03E-03
-1.01E-02
-1.21E-02
-1.01E-02
-1.21E-02
-1.01E-02
-1.21E-02
-1.21E-02
-1.41E-02
-1.41E-02
-1.61E-02
-1.41E-02
-1.41E-02
-1.41E-02
-1.61E-02
-1.61E-02
-1.61E-02
-1.61E-02
-1.61E-02
-1.81E-02
-1.61E-02
-1.81E-02
-1.81E-02
-2.01E-02
-1.81E-02
-1.81E-02
-1.81E-02
-1.81E-02
-2.01E-02
-1.81E-02
-1.81E-02
-2.21E-02
-2.21E-02
-2.01E-02
-2.01E-02
-2.21E-02
-2.21E-02
-2.41E-02
-2.21E-02
-2.21E-02
-2.21E-02
-2.41E-02
-2.41E-02
-2.41E-02
-2.61E-02
-2.41E-02
-2.61E-02
-2.61E-02
-2.81E-02
-2.81E-02
-2.81E-02
-2.81E-02
-3.02E-02
-3.02E-02
-3.02E-02
-2.81E-02
-2.81E-02
-3.02E-02
-3.02E-02
-3.22E-02
-3.02E-02
-3.02E-02
-3.02E-02
-3.22E-02
-3.22E-02
-3.22E-02
-3.22E-02
-3.62E-02
-3.02E-02
-3.62E-02
-3.42E-02
-3.62E-02
-3.42E-02
-3.42E-02
-3.42E-02
-3.62E-02
-3.62E-02
-3.62E-02
-3.82E-02
-3.82E-02
-3.82E-02
-3.82E-02
-3.62E-02
-3.82E-02
-4.02E-02
-3.82E-02
-4.02E-02
-3.82E-02
-4.02E-02
-4.42E-02
-3.82E-02
-4.02E-02
-4.22E-02
-4.22E-02
-4.22E-02
-4.22E-02
-4.42E-02
-4.02E-02
-4.22E-02
-4.42E-02
-4.42E-02
-4.42E-02
-4.62E-02
-4.42E-02
-4.62E-02
-4.62E-02
-4.62E-02
-4.62E-02
-4.62E-02
-5.03E-02
-4.82E-02
-4.62E-02
-4.82E-02
-4.82E-02
-4.62E-02
-5.03E-02
-4.82E-02
-5.03E-02
-5.03E-02
-5.03E-02
-5.23E-02
-5.23E-02
-5.03E-02
-5.03E-02
-5.03E-02
-5.23E-02
-5.23E-02
-5.43E-02
-5.23E-02
-5.23E-02
-5.43E-02
-5.63E-02
-5.43E-02
-5.63E-02
-5.63E-02
-5.63E-02
-5.43E-02
-5.63E-02
-5.63E-02
-5.63E-02
-5.63E-02
-5.63E-02
-5.83E-02
-6.03E-02
-5.83E-02
-6.03E-02
-5.83E-02
-5.83E-02
-5.83E-02
-6.03E-02
-5.63E-02
-6.03E-02
-6.03E-02
-6.23E-02
-6.03E-02
-6.23E-02
-6.43E-02
-6.23E-02
-6.23E-02
-6.43E-02
-6.23E-02
-6.43E-02
-6.03E-02
-6.43E-02
-6.23E-02
-6.43E-02
-6.43E-02
-6.43E-02
-6.43E-02
-6.63E-02
-6.83E-02
-6.63E-02
-6.63E-02
-6.63E-02
-6.83E-02
-6.63E-02
-6.83E-02
-6.63E-02
-6.83E-02
-6.83E-02
-6.83E-02
-7.04E-02
-7.04E-02
-7.04E-02
-6.83E-02
-7.24E-02
-7.04E-02
-7.04E-02
-7.24E-02
-7.04E-02
-7.44E-02
-7.24E-02
-7.24E-02
-7.04E-02
-7.44E-02
-7.24E-02
-7.24E-02
-7.24E-02
-7.24E-02
-7.24E-02
-7.44E-02
-7.44E-02
-7.64E-02
-7.64E-02
-7.64E-02
-7.64E-02
-7.64E-02
-7.84E-02
-7.84E-02
-7.84E-02
-7.64E-02
-7.84E-02
-7.64E-02
-7.64E-02
-7.84E-02
-8.04E-02
-8.04E-02
-8.24E-02
-8.04E-02
-8.24E-02
-8.04E-02
-7.84E-02
-8.24E-02
-8.04E-02
-8.24E-02
-8.24E-02
-7.84E-02
-8.24E-02
-8.04E-02
-8.24E-02
-8.24E-02
-8.24E-02
-8.24E-02
-8.24E-02
-8.64E-02
-8.24E-02
-8.64E-02
-8.24E-02
-8.64E-02
-8.64E-02
-8.44E-02
-8.64E-02
-8.64E-02
-8.44E-02
-8.64E-02
-8.64E-02
-8.84E-02
-8.84E-02
-9.05E-02
-8.84E-02
-8.84E-02
-8.64E-02
-8.84E-02
-9.05E-02
-9.05E-02
-9.05E-02
-9.25E-02
-9.05E-02
-9.05E-02
-9.05E-02
-9.25E-02
-9.45E-02
-9.45E-02
-9.25E-02
-9.25E-02
-9.25E-02
-9.25E-02
-9.25E-02
-9.45E-02
-9.25E-02
-9.25E-02
-9.45E-02
-9.45E-02
-9.45E-02
-9.45E-02
-9.65E-02
-9.65E-02
-9.65E-02
-9.45E-02
-9.65E-02
-9.65E-02
-9.65E-02
-9.85E-02
-9.85E-02
-1.01E-01
-9.85E-02
-9.85E-02
-9.85E-02
-1.01E-01
-9.85E-02
-9.85E-02
-1.03E-01
-1.01E-01
-1.01E-01
-1.01E-01
-1.01E-01
-1.01E-01
-1.01E-01
-1.01E-01
-1.01E-01
-1.03E-01
-1.03E-01
-1.03E-01
-1.03E-01
-1.01E-01
-1.03E-01
-1.05E-01
-1.05E-01
-1.03E-01
-1.03E-01
-1.03E-01
-1.03E-01
-1.03E-01
-1.07E-01
-1.05E-01
-1.07E-01
-1.07E-01
-1.05E-01
-1.07E-01
-1.03E-01
-1.05E-01
-1.03E-01
-1.05E-01
-1.05E-01
-1.05E-01
-1.03E-01
-1.03E-01
-1.05E-01
-1.05E-01
-1.03E-01
-1.03E-01
-1.05E-01
-1.03E-01
-1.03E-01
-1.03E-01
-1.01E-01
-1.01E-01
-1.01E-01
-9.85E-02
-1.01E-01
-9.85E-02
-1.01E-01
-9.85E-02
-9.85E-02
-9.85E-02
-9.85E-02
-9.45E-02
-9.45E-02
-9.45E-02
-9.45E-02
-9.45E-02
-9.25E-02
-9.25E-02
-9.25E-02
-8.84E-02
-8.84E-02
-8.64E-02
-8.64E-02
-8.64E-02
-8.64E-02
-8.64E-02
-8.44E-02
-8.44E-02
-8.04E-02
-8.04E-02
-7.84E-02
-7.84E-02
-7.84E-02
-7.64E-02
-7.64E-02
-7.24E-02
-7.44E-02
-7.24E-02
-7.04E-02
-7.24E-02
-6.83E-02
-6.63E-02
-6.43E-02
-6.63E-02
-6.23E-02
-6.43E-02
-6.23E-02
-5.83E-02
-6.03E-02
-5.83E-02
-5.83E-02
-5.43E-02
-5.43E-02
-5.23E-02
-5.03E-02
-4.82E-02
-4.82E-02
-4.82E-02
-4.62E-02
-4.22E-02
-4.22E-02
-4.02E-02
-4.02E-02
-4.02E-02
-3.82E-02
-3.62E-02
-3.42E-02
-3.22E-02
-3.42E-02
-3.02E-02
-2.81E-02
-2.61E-02
-2.21E-02
-2.21E-02
-2.01E-02
-2.01E-02
-1.61E-02
-2.01E-02
-1.41E-02
-1.61E-02
-1.01E-02
-1.01E-02
-8.04E-03
-8.04E-03
-6.03E-03
-4.02E-03
-2.01E-03
0.00E+00
0.00E+00
0.00E+00
4.02E-03
4.02E-03
6.03E-03
8.04E-03
1.01E-02
1.01E-02
1.21E-02
1.21E-02
1.41E-02
1.61E-02
1.81E-02
1.81E-02
2.21E-02
2.21E-02
2.41E-02
2.61E-02
2.61E-02
2.81E-02
3.02E-02
3.22E-02
3.42E-02
3.42E-02
3.62E-02
3.82E-02
4.02E-02
4.22E-02
4.22E-02
4.22E-02
4.62E-02
4.42E-02
4.62E-02
5.03E-02
5.03E-02
5.23E-02
5.23E-02
5.63E-02
5.83E-02
5.63E-02
5.83E-02
6.23E-02
6.23E-02
6.43E-02
6.63E-02
6.43E-02
6.63E-02
6.63E-02
7.04E-02
7.24E-02
7.44E-02
7.44E-02
7.44E-02
7.44E-02
7.84E-02
8.04E-02
7.84E-02
8.04E-02
8.24E-02
8.44E-02
8.44E-02
8.64E-02
8.44E-02
8.84E-02
8.84E-02
8.84E-02
8.84E-02
9.25E-02
9.25E-02
9.25E-02
9.45E-02
9.45E-02
9.45E-02
9.65E-02
9.85E-02
9.65E-02
1.01E-01
1.01E-01
1.01E-01
1.03E-01
1.01E-01
1.03E-01
1.05E-01
1.05E-01
1.05E-01
1.07E-01
1.07E-01
1.07E-01
1.09E-01
1.09E-01
1.11E-01
1.09E-01
1.11E-01
1.11E-01
1.11E-01
1.09E-01
1.15E-01
1.15E-01
1.13E-01
1.13E-01
1.13E-01
1.15E-01
1.13E-01
1.13E-01
1.15E-01
1.17E-01
1.15E-01
1.15E-01
1.17E-01
1.19E-01
1.13E-01
1.17E-01
1.19E-01
1.13E-01
1.19E-01
1.15E-01
1.17E-01
1.17E-01
1.17E-01
1.17E-01
1.15E-01
1.15E-01
1.15E-01
1.17E-01
1.15E-01
1.15E-01
1.15E-01
1.15E-01
1.15E-01
1.13E-01
1.13E-01
1.13E-01
1.15E-01
1.13E-01
1.13E-01
1.11E-01
1.13E-01
1.11E-01
1.11E-01
1.11E-01
1.09E-01
1.11E-01
1.09E-01
1.09E-01
1.03E-01
1.09E-01
1.09E-01
1.07E-01
1.07E-01
1.03E-01
1.05E-01
1.03E-01
1.05E-01
1.03E-01
1.05E-01
1.01E-01
1.01E-01
1.01E-01
1.03E-01
1.01E-01
9.85E-02
9.85E-02
9.85E-02
1.01E-01
9.85E-02
9.45E-02
9.85E-02
9.65E-02
9.65E-02
9.45E-02
9.45E-02
9.45E-02
9.45E-02
9.25E-02
9.25E-02
9.25E-02
9.05E-02
9.25E-02
9.05E-02
9.05E-02
8.64E-02
8.84E-02
8.64E-02
8.84E-02
8.84E-02
8.84E-02
8.64E-02
8.44E-02
8.64E-02
8.64E-02
8.44E-02
8.44E-02
8.24E-02
8.44E-02
8.44E-02
8.44E-02
8.24E-02
8.44E-02
8.04E-02
8.04E-02
8.04E-02
7.84E-02
8.04E-02
7.84E-02
8.04E-02
7.64E-02
7.84E-02
7.64E-02
7.84E-02
7.44E-02
7.64E-02
7.64E-02
7.64E-02
7.24E-02
7.44E-02
7.24E-02
7.24E-02
7.44E-02
7.24E-02
7.24E-02
7.24E-02
7.44E-02
7.04E-02
7.24E-02
7.04E-02
6.83E-02
7.04E-02
6.83E-02
6.83E-02
7.04E-02
6.83E-02
6.63E-02
6.63E-02
7.04E-02
6.43E-02
6.23E-02
6.63E-02
6.43E-02
6.63E-02
6.03E-02
6.63E-02
6.23E-02
6.43E-02
6.23E-02
6.23E-02
6.03E-02
6.03E-02
6.23E-02
5.83E-02
6.03E-02
6.03E-02
6.23E-02
5.63E-02
5.63E-02
5.83E-02
5.83E-02
5.63E-02
5.63E-02
5.83E-02
5.43E-02
5.43E-02
5.43E-02
5.43E-02
5.23E-02
5.23E-02
5.23E-02
5.23E-02
5.43E-02
5.23E-02
5.23E-02
5.03E-02
5.23E-02
5.03E-02
5.03E-02
4.82E-02
5.03E-02
5.03E-02
5.03E-02
5.03E-02
4.62E-02
5.23E-02
4.82E-02
5.03E-02
4.42E-02
4.62E-02
4.42E-02
4.42E-02
4.62E-02
4.62E-02
4.42E-02
4.22E-02
4.42E-02
4.22E-02
4.22E-02
4.02E-02
4.02E-02
4.42E-02
4.02E-02
4.02E-02
4.02E-02
4.02E-02
4.02E-02
4.02E-02
3.62E-02
3.82E-02
3.62E-02
3.62E-02
3.62E-02
3.62E-02
3.82E-02
3.42E-02
3.42E-02
3.62E-02
3.42E-02
3.42E-02
3.42E-02
3.42E-02
3.22E-02
3.22E-02
3.02E-02
3.02E-02
3.02E-02
3.22E-02
3.02E-02
3.02E-02
3.02E-02
3.02E-02
2.81E-02
2.81E-02
3.02E-02
3.02E-02
2.81E-02
2.61E-02
2.81E-02
2.41E-02
2.61E-02
2.61E-02
2.61E-02
2.41E-02
2.21E-02
2.41E-02
2.21E-02
2.21E-02
2.41E-02
2.21E-02
2.21E-02
2.01E-02
2.21E-02
2.01E-02
2.01E-02
2.01E-02
1.81E-02
1.81E-02
1.81E-02
1.81E-02
1.81E-02
1.81E-02
1.41E-02
1.41E-02
1.61E-02
1.81E-02
1.41E-02
1.21E-02
1.41E-02
1.41E-02
1.61E-02
1.41E-02
1.41E-02
1.21E-02
1.21E-02
1.01E-02
1.21E-02
1.21E-02
1.01E-02
1.01E-02
8.04E-03
1.01E-02
8.04E-03
8.04E-03
1.01E-02
1.01E-02
8.04E-03
8.04E-03
6.03E-03
6.03E-03
8.04E-03
6.03E-03
6.03E-03
4.02E-03
4.02E-03
4.02E-03
4.02E-03
2.01E-03
4.02E-03
2.01E-03
4.02E-03
2.01E-03
2.01E-03
2.01E-03
2.01E-03
2.01E-03
2.01E-03
-2.01E-03
0.00E+00
-2.01E-03
-4.02E-03
0.00E+00
-2.01E-03
-2.01E-03
-2.01E-03
-2.01E-03
-2.01E-03
-2.01E-03
-2.01E-03
-4.02E-03
-4.02E-03
-8.04E-03
-6.03E-03
-6.03E-03
-6.03E-03
-6.03E-03
-6.03E-03
-8.04E-03
-6.03E-03
-6.03E-03
-8.04E-03
-1.01E-02
-1.01E-02
-1.01E-02
-1.21E-02
-1.21E-02
-1.01E-02
-1.01E-02
-1.01E-02
-1.21E-02
-1.41E-02
-1.41E-02
-1.21E-02
-1.41E-02
-1.41E-02
-1.21E-02
-1.41E-02
-1.41E-02
-1.81E-02
-1.61E-02
-1.61E-02
-1.41E-02
-1.41E-02
-1.81E-02
-1.81E-02
-1.81E-02
-1.81E-02
-1.81E-02
-1.81E-02
-1.81E-02
-2.01E-02
-2.01E-02
-2.01E-02
-2.01E-02
-2.21E-02
-2.21E-02
-2.01E-02
-2.21E-02
-2.21E-02
-2.01E-02
-2.21E-02
-2.21E-02
-2.21E-02
-2.61E-02
-2.41E-02
-2.61E-02
-2.61E-02
-2.41E-02
-2.61E-02
-2.61E-02
-2.61E-02
-2.61E-02
-2.81E-02
-2.61E-02
-2.81E-02
-2.81E-02
-2.81E-02
-3.02E-02
-2.81E-02
-2.81E-02
-3.02E-02
-3.02E-02
-2.81E-02
-3.22E-02
-3.02E-02
-3.22E-02
-3.22E-02
-3.02E-02
-3.22E-02
-3.02E-02
-3.22E-02
-3.42E-02
-3.22E-02
-3.42E-02
-3.62E-02
-3.42E-02
-3.42E-02
-3.62E-02
-3.42E-02
-3.62E-02
-3.62E-02
-3.82E-02
-3.62E-02
-3.82E-02
-3.82E-02
-3.62E-02
-3.82E-02
-4.42E-02
-4.02E-02
-4.02E-02
-4.22E-02
-4.02E-02
-4.22E-02
-3.82E-02
-4.22E-02
-4.22E-02
-4.02E-02
-4.22E-02
-4.42E-02
-4.22E-02
-4.42E-02
-4.42E-02
-4.42E-02
-4.42E-02
-4.22E-02
-4.62E-02
-4.62E-02
-4.42E-02
-4.62E-02
-4.42E-02
-4.62E-02
-4.62E-02
-4.62E-02
-4.82E-02
-4.82E-02
-4.62E-02
-4.82E-02
-4.82E-02
-5.03E-02
-5.03E-02
-5.03E-02
-5.03E-02
-4.82E-02
-4.82E-02
-4.82E-02
-5.03E-02
-5.23E-02
-5.23E-02
-5.23E-02
-5.43E-02
-5.43E-02
-5.43E-02
-5.23E-02
-5.43E-02
-5.43E-02
-5.63E-02
-5.63E-02
-5.83E-02
-5.63E-02
-5.63E-02
-5.83E-02
-5.43E-02
-5.63E-02
-5.83E-02
-5.63E-02
-5.83E-02
-5.83E-02
-6.03E-02
-6.03E-02
-5.83E-02
-5.83E-02
-5.83E-02
-6.03E-02
-6.23E-02
-6.03E-02
-6.23E-02
-6.23E-02
-6.23E-02
-6.23E-02
-6.23E-02
-6.23E-02
-6.43E-02
-6.43E-02
-6.23E-02
-6.23E-02
-6.43E-02
-6.43E-02
-6.43E-02
-6.43E-02
-6.63E-02
-6.63E-02
-6.43E-02
-6.63E-02
-6.43E-02
-6.63E-02
-6.83E-02
-6.83E-02
-6.83E-02
-7.04E-02
-6.83E-02
-6.83E-02
-7.04E-02
-7.04E-02
-7.24E-02
-7.24E-02
-7.04E-02
-7.24E-02
-7.04E-02
-7.24E-02
-7.24E-02
-7.24E-02
-7.24E-02
-7.44E-02
-7.24E-02
-7.44E-02
-7.44E-02
-7.64E-02
-7.64E-02
-7.44E-02
-7.64E-02
-7.44E-02
-7.64E-02
-7.64E-02
-7.64E-02
-7.64E-02
-7.44E-02
-7.64E-02
-7.84E-02
-7.64E-02
-8.04E-02
-7.84E-02
-8.04E-02
-7.64E-02
-8.24E-02
-7.84E-02
-8.04E-02
-8.04E-02
-8.04E-02
-8.04E-02
-8.24E-02
-8.04E-02
-8.04E-02
-8.04E-02
-8.24E-02
-8.24E-02
-8.24E-02
-8.64E-02
-8.24E-02
-8.44E-02
-8.24E-02
-8.64E-02
-8.24E-02
-8.44E-02
-8.64E-02
-8.44E-02
-8.64E-02
-8.64E-02
-8.64E-02
-8.64E-02
-8.84E-02
-8.64E-02
-8.84E-02
-8.84E-02
-8.64E-02
-9.25E-02
-8.84E-02
-8.84E-02
-9.25E-02
-9.05E-02
-9.05E-02
-8.84E-02
-9.25E-02
-9.05E-02
-9.05E-02
-9.25E-02
-9.45E-02
-9.25E-02
-9.25E-02
-9.25E-02
-9.25E-02
-9.25E-02
-9.25E-02
-9.25E-02
-9.45E-02
-9.45E-02
-9.45E-02
-9.65E-02
-9.45E-02
-9.65E-02
-9.65E-02
-9.65E-02
-9.65E-02
-9.65E-02
-9.65E-02
-9.65E-02
-9.85E-02
-1.01E-01
-9.85E-02
-9.85E-02
-9.85E-02
-1.01E-01
-1.01E-01
-9.85E-02
-9.85E-02
-1.03E-01
-1.01E-01
-9.85E-02
-1.01E-01
-1.01E-01
-1.01E-01
-1.03E-01
-1.01E-01
-1.03E-01
-1.01E-01
-1.01E-01
-1.05E-01
-1.03E-01
-1.03E-01
-1.03E-01
-1.03E-01
-1.03E-01
-1.03E-01
-1.03E-01
-1.05E-01
-1.05E-01
-1.03E-01
-1.03E-01
-1.05E-01
-1.03E-01
-1.03E-01
-1.05E-01
-1.03E-01
-1.05E-01
-1.05E-01
-1.03E-01
-1.05E-01
-1.05E-01
-1.03E-01
-1.03E-01
-1.03E-01
-1.01E-01
-9.85E-02
-1.03E-01
-1.03E-01
-1.03E-01
-1.01E-01
-1.01E-01
-9.85E-02
-1.01E-01
-9.65E-02
-9.65E-02
-9.45E-02
-9.65E-02
-9.85E-02
-9.45E-02
-9.65E-02
-9.25E-02
-9.45E-02
-9.05E-02
-9.25E-02
-9.05E-02
-9.05E-02
-8.64E-02
-8.84E-02
-8.64E-02
-8.84E-02
-8.44E-02
-8.44E-02
-8.24E-02
-8.24E-02
-8.24E-02
-7.84E-02
-7.64E-02
-7.64E-02
-7.64E-02
-7.44E-02
-7.24E-02
-7.44E-02
-7.24E-02
-7.24E-02
-7.04E-02
-6.83E-02
-6.83E-02
-6.83E-02
-6.63E-02
-6.23E-02
-6.43E-02
-6.03E-02
-6.03E-02
-5.63E-02
-5.83E-02
-5.63E-02
-5.43E-02
-5.23E-02
-5.03E-02
-4.82E-02
-4.82E-02
-4.62E-02
-4.62E-02
-4.42E-02
-4.42E-02
-4.22E-02
-4.02E-02
-3.82E-02
-3.82E-02
-3.62E-02
-3.62E-02
-3.22E-02
-3.22E-02
-3.02E-02
-2.81E-02
-2.61E-02
-2.41E-02
-2.61E-02
-2.21E-02
-2.21E-02
-2.21E-02
-1.61E-02
-1.81E-02
-1.41E-02
-1.41E-02
-1.01E-02
-1.01E-02
-8.04E-03
-8.04E-03
-4.02E-03
-2.01E-03
-2.01E-03
-2.01E-03
0.00E+00
2.01E-03
2.01E-03
4.02E-03
6.03E-03
8.04E-03
1.01E-02
1.21E-02
1.21E-02
1.41E-02
1.61E-02
1.81E-02
1.81E-02
2.21E-02
2.21E-02
2.21E-02
2.61E-02
2.61E-02
2.81E-02
3.02E-02
3.22E-02
3.22E-02
3.22E-02
3.42E-02
3.82E-02
4.02E-02
3.82E-02
4.22E-02
4.22E-02
4.42E-02
4.42E-02
4.62E-02
4.62E-02
5.23E-02
5.03E-02
5.43E-02
5.43E-02
5.63E-02
5.63E-02
5.63E-02
5.83E-02
6.03E-02
6.03E-02
6.43E-02
6.43E-02
6.63E-02
6.63E-02
6.83E-02
7.04E-02
7.04E-02
7.24E-02
7.24E-02
7.24E-02
7.64E-02
7.64E-02
7.84E-02
7.84E-02
8.04E-02
8.24E-02
8.24E-02
8.44E-02
8.04E-02
8.64E-02
8.64E-02
8.84E-02
8.64E-02
9.05E-02
9.25E-02
9.45E-02
9.05E-02
9.25E-02
9.45E-02
9.65E-02
9.45E-02
9.65E-02
9.65E-02
9.85E-02
9.65E-02
1.01E-01
1.01E-01
1.03E-01
1.01E-01
1.03E-01
1.05E-01
1.05E-01
1.07E-01
1.07E-01
1.05E-01
1.07E-01
1.07E-01
1.11E-01
1.09E-01
1.11E-01
1.09E-01
1.11E-01
1.11E-01
1.11E-01
1.11E-01
1.13E-01
1.11E-01
1.13E-01
1.11E-01
1.17E-01
1.13E-01
1.11E-01
1.13E-01
1.11E-01
1.13E-01
1.13E-01
1.13E-01
1.15E-01
1.15E-01
1.15E-01
1.17E-01
1.15E-01
1.15E-01
1.13E-01
1.15E-01
1.15E-01
1.15E-01
1.13E-01
1.15E-01
1.11E-01
1.13E-01
1.15E-01
1.13E-01
1.11E-01
1.13E-01
1.13E-01
1.13E-01
1.13E-01
1.11E-01
1.11E-01
1.09E-01
1.11E-01
1.09E-01
1.09E-01
1.07E-01];
%y=[];

%scatter(x,y,'filled')
%hold on
%scatter(x,y,'filled')
plot(t,x)
%hold on
%plot(t,y)
grid on
xlabel('Voltaje (V)') 
ylabel('Corriente (A)')

%xticks([0 0.45 0.5 0.55 0.6 0.65 0.7 0.75 0.8 1])
%xticklabels({'0','0.45','0.5','0.55','0.6','0.65','0.7','0.75','0.8','1'})
%yticks([0  0.0015 0.006 0.019 0.038 0.06])